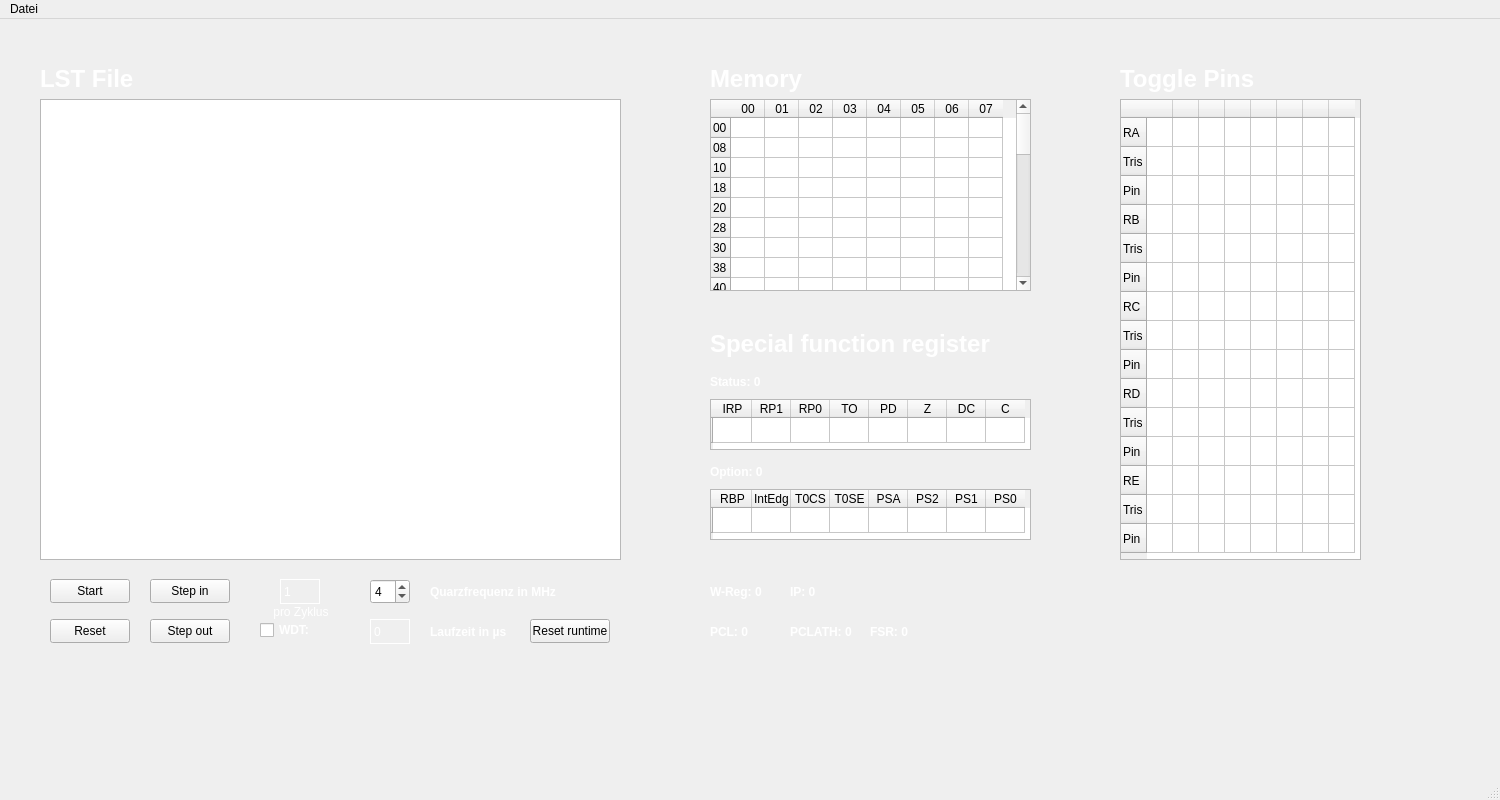
<?xml version="1.0" encoding="UTF-8"?>
<ui version="4.0">
 <class>MainWindow</class>
 <widget class="QMainWindow" name="MainWindow">
  <property name="geometry">
   <rect>
    <x>0</x>
    <y>0</y>
    <width>1500</width>
    <height>800</height>
   </rect>
  </property>
  <property name="minimumSize">
   <size>
    <width>0</width>
    <height>693</height>
   </size>
  </property>
  <property name="windowTitle">
   <string>MainWindow</string>
  </property>
  <widget class="QWidget" name="centralwidget">
   <widget class="QTextBrowser" name="displayfile">
    <property name="geometry">
     <rect>
      <x>40</x>
      <y>80</y>
      <width>581</width>
      <height>461</height>
     </rect>
    </property>
   </widget>
   <widget class="QPushButton" name="start_button">
    <property name="geometry">
     <rect>
      <x>50</x>
      <y>560</y>
      <width>80</width>
      <height>24</height>
     </rect>
    </property>
    <property name="text">
     <string>Start</string>
    </property>
   </widget>
   <widget class="QPushButton" name="step_in_button">
    <property name="geometry">
     <rect>
      <x>150</x>
      <y>560</y>
      <width>80</width>
      <height>24</height>
     </rect>
    </property>
    <property name="text">
     <string>Step in</string>
    </property>
   </widget>
   <widget class="QPushButton" name="step_out_button">
    <property name="geometry">
     <rect>
      <x>150</x>
      <y>600</y>
      <width>80</width>
      <height>24</height>
     </rect>
    </property>
    <property name="text">
     <string>Step out</string>
    </property>
   </widget>
   <widget class="QPushButton" name="reset_button">
    <property name="geometry">
     <rect>
      <x>50</x>
      <y>600</y>
      <width>80</width>
      <height>24</height>
     </rect>
    </property>
    <property name="text">
     <string>Reset</string>
    </property>
   </widget>
   <widget class="QSpinBox" name="quarzfrequenz_spinBox">
    <property name="geometry">
     <rect>
      <x>370</x>
      <y>560</y>
      <width>40</width>
      <height>25</height>
     </rect>
    </property>
    <property name="minimum">
     <number>1</number>
    </property>
    <property name="maximum">
     <number>12</number>
    </property>
    <property name="value">
     <number>4</number>
    </property>
   </widget>
   <widget class="QLabel" name="quarzfrequenz_label">
    <property name="geometry">
     <rect>
      <x>430</x>
      <y>560</y>
      <width>131</width>
      <height>25</height>
     </rect>
    </property>
    <property name="palette">
     <palette>
      <active>
       <colorrole role="WindowText">
        <brush brushstyle="SolidPattern">
         <color alpha="255">
          <red>255</red>
          <green>255</green>
          <blue>255</blue>
         </color>
        </brush>
       </colorrole>
      </active>
      <inactive>
       <colorrole role="WindowText">
        <brush brushstyle="SolidPattern">
         <color alpha="255">
          <red>255</red>
          <green>255</green>
          <blue>255</blue>
         </color>
        </brush>
       </colorrole>
      </inactive>
      <disabled/>
     </palette>
    </property>
    <property name="font">
     <font>
      <bold>true</bold>
     </font>
    </property>
    <property name="lineWidth">
     <number>4</number>
    </property>
    <property name="text">
     <string>Quarzfrequenz in MHz</string>
    </property>
   </widget>
   <widget class="QTableWidget" name="memory_table">
    <property name="geometry">
     <rect>
      <x>710</x>
      <y>80</y>
      <width>321</width>
      <height>192</height>
     </rect>
    </property>
    <property name="font">
     <font>
      <kerning>true</kerning>
     </font>
    </property>
    <property name="rowCount">
     <number>32</number>
    </property>
    <property name="columnCount">
     <number>8</number>
    </property>
    <attribute name="horizontalHeaderMinimumSectionSize">
     <number>33</number>
    </attribute>
    <attribute name="horizontalHeaderDefaultSectionSize">
     <number>34</number>
    </attribute>
    <attribute name="verticalHeaderDefaultSectionSize">
     <number>20</number>
    </attribute>
    <row>
     <property name="text">
      <string>00</string>
     </property>
    </row>
    <row>
     <property name="text">
      <string>08</string>
     </property>
    </row>
    <row>
     <property name="text">
      <string>10</string>
     </property>
    </row>
    <row>
     <property name="text">
      <string>18</string>
     </property>
    </row>
    <row>
     <property name="text">
      <string>20</string>
     </property>
    </row>
    <row>
     <property name="text">
      <string>28</string>
     </property>
    </row>
    <row>
     <property name="text">
      <string>30</string>
     </property>
    </row>
    <row>
     <property name="text">
      <string>38</string>
     </property>
    </row>
    <row>
     <property name="text">
      <string>40</string>
     </property>
    </row>
    <row>
     <property name="text">
      <string>48</string>
     </property>
    </row>
    <row>
     <property name="text">
      <string>50</string>
     </property>
    </row>
    <row>
     <property name="text">
      <string>58</string>
     </property>
    </row>
    <row>
     <property name="text">
      <string>60</string>
     </property>
    </row>
    <row>
     <property name="text">
      <string>68</string>
     </property>
    </row>
    <row>
     <property name="text">
      <string>70</string>
     </property>
    </row>
    <row>
     <property name="text">
      <string>78</string>
     </property>
    </row>
    <row>
     <property name="text">
      <string>80</string>
     </property>
    </row>
    <row>
     <property name="text">
      <string>88</string>
     </property>
    </row>
    <row>
     <property name="text">
      <string>90</string>
     </property>
    </row>
    <row>
     <property name="text">
      <string>98</string>
     </property>
    </row>
    <row>
     <property name="text">
      <string>A0</string>
     </property>
    </row>
    <row>
     <property name="text">
      <string>A8</string>
     </property>
    </row>
    <row>
     <property name="text">
      <string>B0</string>
     </property>
    </row>
    <row>
     <property name="text">
      <string>B8</string>
     </property>
    </row>
    <row>
     <property name="text">
      <string>C0</string>
     </property>
    </row>
    <row>
     <property name="text">
      <string>C8</string>
     </property>
    </row>
    <row>
     <property name="text">
      <string>D0</string>
     </property>
    </row>
    <row>
     <property name="text">
      <string>D8</string>
     </property>
    </row>
    <row>
     <property name="text">
      <string>E0</string>
     </property>
    </row>
    <row>
     <property name="text">
      <string>E8</string>
     </property>
    </row>
    <row>
     <property name="text">
      <string>F0</string>
     </property>
    </row>
    <row>
     <property name="text">
      <string>F8</string>
     </property>
    </row>
    <column>
     <property name="text">
      <string>00</string>
     </property>
    </column>
    <column>
     <property name="text">
      <string>01</string>
     </property>
    </column>
    <column>
     <property name="text">
      <string>02</string>
     </property>
    </column>
    <column>
     <property name="text">
      <string>03</string>
     </property>
    </column>
    <column>
     <property name="text">
      <string>04</string>
     </property>
    </column>
    <column>
     <property name="text">
      <string>05</string>
     </property>
    </column>
    <column>
     <property name="text">
      <string>06</string>
     </property>
    </column>
    <column>
     <property name="text">
      <string>07</string>
     </property>
    </column>
   </widget>
   <widget class="QTableWidget" name="pin_table">
    <property name="geometry">
     <rect>
      <x>1120</x>
      <y>80</y>
      <width>241</width>
      <height>461</height>
     </rect>
    </property>
    <property name="rowCount">
     <number>15</number>
    </property>
    <property name="columnCount">
     <number>8</number>
    </property>
    <attribute name="horizontalHeaderMinimumSectionSize">
     <number>20</number>
    </attribute>
    <attribute name="horizontalHeaderDefaultSectionSize">
     <number>26</number>
    </attribute>
    <attribute name="verticalHeaderDefaultSectionSize">
     <number>29</number>
    </attribute>
    <row>
     <property name="text">
      <string>RA</string>
     </property>
    </row>
    <row>
     <property name="text">
      <string>Tris</string>
     </property>
    </row>
    <row>
     <property name="text">
      <string>Pin</string>
     </property>
    </row>
    <row>
     <property name="text">
      <string>RB</string>
     </property>
    </row>
    <row>
     <property name="text">
      <string>Tris</string>
     </property>
    </row>
    <row>
     <property name="text">
      <string>Pin</string>
     </property>
    </row>
    <row>
     <property name="text">
      <string>RC</string>
     </property>
    </row>
    <row>
     <property name="text">
      <string>Tris</string>
     </property>
    </row>
    <row>
     <property name="text">
      <string>Pin</string>
     </property>
    </row>
    <row>
     <property name="text">
      <string>RD</string>
     </property>
    </row>
    <row>
     <property name="text">
      <string>Tris</string>
     </property>
    </row>
    <row>
     <property name="text">
      <string>Pin</string>
     </property>
    </row>
    <row>
     <property name="text">
      <string>RE</string>
     </property>
    </row>
    <row>
     <property name="text">
      <string>Tris</string>
     </property>
    </row>
    <row>
     <property name="text">
      <string>Pin</string>
     </property>
    </row>
    <column>
     <property name="text">
      <string/>
     </property>
    </column>
    <column>
     <property name="text">
      <string/>
     </property>
    </column>
    <column>
     <property name="text">
      <string/>
     </property>
    </column>
    <column>
     <property name="text">
      <string/>
     </property>
    </column>
    <column>
     <property name="text">
      <string/>
     </property>
    </column>
    <column>
     <property name="text">
      <string/>
     </property>
    </column>
    <column>
     <property name="text">
      <string/>
     </property>
    </column>
    <column>
     <property name="text">
      <string/>
     </property>
    </column>
   </widget>
   <widget class="QLabel" name="runtime_text_label">
    <property name="geometry">
     <rect>
      <x>430</x>
      <y>600</y>
      <width>81</width>
      <height>25</height>
     </rect>
    </property>
    <property name="palette">
     <palette>
      <active>
       <colorrole role="WindowText">
        <brush brushstyle="SolidPattern">
         <color alpha="255">
          <red>255</red>
          <green>255</green>
          <blue>255</blue>
         </color>
        </brush>
       </colorrole>
      </active>
      <inactive>
       <colorrole role="WindowText">
        <brush brushstyle="SolidPattern">
         <color alpha="255">
          <red>255</red>
          <green>255</green>
          <blue>255</blue>
         </color>
        </brush>
       </colorrole>
      </inactive>
      <disabled/>
     </palette>
    </property>
    <property name="font">
     <font>
      <bold>true</bold>
     </font>
    </property>
    <property name="text">
     <string>Laufzeit in µs</string>
    </property>
   </widget>
   <widget class="QLabel" name="runtime_label">
    <property name="geometry">
     <rect>
      <x>370</x>
      <y>600</y>
      <width>40</width>
      <height>25</height>
     </rect>
    </property>
    <property name="palette">
     <palette>
      <active>
       <colorrole role="WindowText">
        <brush brushstyle="SolidPattern">
         <color alpha="255">
          <red>255</red>
          <green>255</green>
          <blue>255</blue>
         </color>
        </brush>
       </colorrole>
       <colorrole role="Window">
        <brush brushstyle="SolidPattern">
         <color alpha="255">
          <red>255</red>
          <green>255</green>
          <blue>255</blue>
         </color>
        </brush>
       </colorrole>
       <colorrole role="AlternateBase">
        <brush brushstyle="SolidPattern">
         <color alpha="255">
          <red>255</red>
          <green>255</green>
          <blue>255</blue>
         </color>
        </brush>
       </colorrole>
      </active>
      <inactive>
       <colorrole role="WindowText">
        <brush brushstyle="SolidPattern">
         <color alpha="255">
          <red>255</red>
          <green>255</green>
          <blue>255</blue>
         </color>
        </brush>
       </colorrole>
       <colorrole role="Window">
        <brush brushstyle="SolidPattern">
         <color alpha="255">
          <red>255</red>
          <green>255</green>
          <blue>255</blue>
         </color>
        </brush>
       </colorrole>
       <colorrole role="AlternateBase">
        <brush brushstyle="SolidPattern">
         <color alpha="255">
          <red>255</red>
          <green>255</green>
          <blue>255</blue>
         </color>
        </brush>
       </colorrole>
      </inactive>
      <disabled>
       <colorrole role="Base">
        <brush brushstyle="SolidPattern">
         <color alpha="255">
          <red>255</red>
          <green>255</green>
          <blue>255</blue>
         </color>
        </brush>
       </colorrole>
       <colorrole role="Window">
        <brush brushstyle="SolidPattern">
         <color alpha="255">
          <red>255</red>
          <green>255</green>
          <blue>255</blue>
         </color>
        </brush>
       </colorrole>
       <colorrole role="AlternateBase">
        <brush brushstyle="SolidPattern">
         <color alpha="255">
          <red>255</red>
          <green>255</green>
          <blue>255</blue>
         </color>
        </brush>
       </colorrole>
      </disabled>
     </palette>
    </property>
    <property name="frameShape">
     <enum>QFrame::Box</enum>
    </property>
    <property name="text">
     <string>0</string>
    </property>
   </widget>
   <widget class="QPushButton" name="reset_runtime_button">
    <property name="geometry">
     <rect>
      <x>530</x>
      <y>600</y>
      <width>80</width>
      <height>24</height>
     </rect>
    </property>
    <property name="text">
     <string>Reset runtime</string>
    </property>
   </widget>
   <widget class="QLabel" name="time_for_command_label">
    <property name="geometry">
     <rect>
      <x>280</x>
      <y>560</y>
      <width>40</width>
      <height>25</height>
     </rect>
    </property>
    <property name="palette">
     <palette>
      <active>
       <colorrole role="WindowText">
        <brush brushstyle="SolidPattern">
         <color alpha="255">
          <red>255</red>
          <green>255</green>
          <blue>255</blue>
         </color>
        </brush>
       </colorrole>
       <colorrole role="Window">
        <brush brushstyle="SolidPattern">
         <color alpha="255">
          <red>255</red>
          <green>255</green>
          <blue>255</blue>
         </color>
        </brush>
       </colorrole>
      </active>
      <inactive>
       <colorrole role="WindowText">
        <brush brushstyle="SolidPattern">
         <color alpha="255">
          <red>255</red>
          <green>255</green>
          <blue>255</blue>
         </color>
        </brush>
       </colorrole>
       <colorrole role="Window">
        <brush brushstyle="SolidPattern">
         <color alpha="255">
          <red>255</red>
          <green>255</green>
          <blue>255</blue>
         </color>
        </brush>
       </colorrole>
      </inactive>
      <disabled>
       <colorrole role="Base">
        <brush brushstyle="SolidPattern">
         <color alpha="255">
          <red>255</red>
          <green>255</green>
          <blue>255</blue>
         </color>
        </brush>
       </colorrole>
       <colorrole role="Window">
        <brush brushstyle="SolidPattern">
         <color alpha="255">
          <red>255</red>
          <green>255</green>
          <blue>255</blue>
         </color>
        </brush>
       </colorrole>
      </disabled>
     </palette>
    </property>
    <property name="frameShape">
     <enum>QFrame::Box</enum>
    </property>
    <property name="text">
     <string>1</string>
    </property>
    <property name="textFormat">
     <enum>Qt::PlainText</enum>
    </property>
   </widget>
   <widget class="QLabel" name="time_command_label">
    <property name="geometry">
     <rect>
      <x>270</x>
      <y>580</y>
      <width>65</width>
      <height>25</height>
     </rect>
    </property>
    <property name="palette">
     <palette>
      <active>
       <colorrole role="WindowText">
        <brush brushstyle="SolidPattern">
         <color alpha="255">
          <red>255</red>
          <green>255</green>
          <blue>255</blue>
         </color>
        </brush>
       </colorrole>
      </active>
      <inactive>
       <colorrole role="WindowText">
        <brush brushstyle="SolidPattern">
         <color alpha="255">
          <red>255</red>
          <green>255</green>
          <blue>255</blue>
         </color>
        </brush>
       </colorrole>
      </inactive>
      <disabled/>
     </palette>
    </property>
    <property name="text">
     <string> pro Zyklus</string>
    </property>
   </widget>
   <widget class="QLabel" name="file_label">
    <property name="geometry">
     <rect>
      <x>40</x>
      <y>44</y>
      <width>121</width>
      <height>31</height>
     </rect>
    </property>
    <property name="palette">
     <palette>
      <active>
       <colorrole role="WindowText">
        <brush brushstyle="SolidPattern">
         <color alpha="255">
          <red>255</red>
          <green>255</green>
          <blue>255</blue>
         </color>
        </brush>
       </colorrole>
       <colorrole role="Text">
        <brush brushstyle="SolidPattern">
         <color alpha="255">
          <red>0</red>
          <green>0</green>
          <blue>0</blue>
         </color>
        </brush>
       </colorrole>
      </active>
      <inactive>
       <colorrole role="WindowText">
        <brush brushstyle="SolidPattern">
         <color alpha="255">
          <red>255</red>
          <green>255</green>
          <blue>255</blue>
         </color>
        </brush>
       </colorrole>
       <colorrole role="Text">
        <brush brushstyle="SolidPattern">
         <color alpha="255">
          <red>0</red>
          <green>0</green>
          <blue>0</blue>
         </color>
        </brush>
       </colorrole>
      </inactive>
      <disabled/>
     </palette>
    </property>
    <property name="font">
     <font>
      <pointsize>18</pointsize>
      <bold>true</bold>
     </font>
    </property>
    <property name="lineWidth">
     <number>4</number>
    </property>
    <property name="text">
     <string>LST File</string>
    </property>
   </widget>
   <widget class="QLabel" name="memory_label">
    <property name="geometry">
     <rect>
      <x>710</x>
      <y>44</y>
      <width>121</width>
      <height>31</height>
     </rect>
    </property>
    <property name="palette">
     <palette>
      <active>
       <colorrole role="WindowText">
        <brush brushstyle="SolidPattern">
         <color alpha="255">
          <red>255</red>
          <green>255</green>
          <blue>255</blue>
         </color>
        </brush>
       </colorrole>
      </active>
      <inactive>
       <colorrole role="WindowText">
        <brush brushstyle="SolidPattern">
         <color alpha="255">
          <red>255</red>
          <green>255</green>
          <blue>255</blue>
         </color>
        </brush>
       </colorrole>
      </inactive>
      <disabled/>
     </palette>
    </property>
    <property name="font">
     <font>
      <pointsize>18</pointsize>
      <bold>true</bold>
     </font>
    </property>
    <property name="lineWidth">
     <number>4</number>
    </property>
    <property name="text">
     <string>Memory</string>
    </property>
   </widget>
   <widget class="QLabel" name="toggle_pins_label">
    <property name="geometry">
     <rect>
      <x>1120</x>
      <y>44</y>
      <width>141</width>
      <height>31</height>
     </rect>
    </property>
    <property name="palette">
     <palette>
      <active>
       <colorrole role="WindowText">
        <brush brushstyle="SolidPattern">
         <color alpha="255">
          <red>255</red>
          <green>255</green>
          <blue>255</blue>
         </color>
        </brush>
       </colorrole>
      </active>
      <inactive>
       <colorrole role="WindowText">
        <brush brushstyle="SolidPattern">
         <color alpha="255">
          <red>255</red>
          <green>255</green>
          <blue>255</blue>
         </color>
        </brush>
       </colorrole>
      </inactive>
      <disabled/>
     </palette>
    </property>
    <property name="font">
     <font>
      <pointsize>18</pointsize>
      <bold>true</bold>
     </font>
    </property>
    <property name="lineWidth">
     <number>4</number>
    </property>
    <property name="text">
     <string>Toggle Pins</string>
    </property>
   </widget>
   <widget class="QLabel" name="special_function_register_label">
    <property name="geometry">
     <rect>
      <x>710</x>
      <y>304</y>
      <width>321</width>
      <height>41</height>
     </rect>
    </property>
    <property name="palette">
     <palette>
      <active>
       <colorrole role="WindowText">
        <brush brushstyle="SolidPattern">
         <color alpha="255">
          <red>255</red>
          <green>255</green>
          <blue>255</blue>
         </color>
        </brush>
       </colorrole>
      </active>
      <inactive>
       <colorrole role="WindowText">
        <brush brushstyle="SolidPattern">
         <color alpha="255">
          <red>255</red>
          <green>255</green>
          <blue>255</blue>
         </color>
        </brush>
       </colorrole>
      </inactive>
      <disabled/>
     </palette>
    </property>
    <property name="font">
     <font>
      <pointsize>18</pointsize>
      <bold>true</bold>
     </font>
    </property>
    <property name="lineWidth">
     <number>4</number>
    </property>
    <property name="text">
     <string>Special function register</string>
    </property>
   </widget>
   <widget class="QTableWidget" name="status_register">
    <property name="geometry">
     <rect>
      <x>710</x>
      <y>380</y>
      <width>321</width>
      <height>51</height>
     </rect>
    </property>
    <attribute name="horizontalHeaderMinimumSectionSize">
     <number>10</number>
    </attribute>
    <attribute name="horizontalHeaderDefaultSectionSize">
     <number>39</number>
    </attribute>
    <attribute name="verticalHeaderMinimumSectionSize">
     <number>15</number>
    </attribute>
    <attribute name="verticalHeaderDefaultSectionSize">
     <number>25</number>
    </attribute>
    <row>
     <property name="text">
      <string/>
     </property>
    </row>
    <column>
     <property name="text">
      <string>IRP</string>
     </property>
    </column>
    <column>
     <property name="text">
      <string>RP1</string>
     </property>
    </column>
    <column>
     <property name="text">
      <string>RP0</string>
     </property>
    </column>
    <column>
     <property name="text">
      <string>TO</string>
     </property>
    </column>
    <column>
     <property name="text">
      <string>PD</string>
     </property>
    </column>
    <column>
     <property name="text">
      <string>Z</string>
     </property>
    </column>
    <column>
     <property name="text">
      <string>DC</string>
     </property>
    </column>
    <column>
     <property name="text">
      <string>C</string>
     </property>
    </column>
   </widget>
   <widget class="QLabel" name="status_register_label">
    <property name="geometry">
     <rect>
      <x>710</x>
      <y>350</y>
      <width>81</width>
      <height>25</height>
     </rect>
    </property>
    <property name="palette">
     <palette>
      <active>
       <colorrole role="WindowText">
        <brush brushstyle="SolidPattern">
         <color alpha="255">
          <red>255</red>
          <green>255</green>
          <blue>255</blue>
         </color>
        </brush>
       </colorrole>
      </active>
      <inactive>
       <colorrole role="WindowText">
        <brush brushstyle="SolidPattern">
         <color alpha="255">
          <red>255</red>
          <green>255</green>
          <blue>255</blue>
         </color>
        </brush>
       </colorrole>
      </inactive>
      <disabled/>
     </palette>
    </property>
    <property name="font">
     <font>
      <bold>true</bold>
     </font>
    </property>
    <property name="text">
     <string>Status: 0</string>
    </property>
   </widget>
   <widget class="QTableWidget" name="option_register">
    <property name="geometry">
     <rect>
      <x>710</x>
      <y>470</y>
      <width>321</width>
      <height>51</height>
     </rect>
    </property>
    <property name="font">
     <font>
      <pointsize>9</pointsize>
     </font>
    </property>
    <attribute name="horizontalHeaderMinimumSectionSize">
     <number>15</number>
    </attribute>
    <attribute name="horizontalHeaderDefaultSectionSize">
     <number>39</number>
    </attribute>
    <attribute name="verticalHeaderDefaultSectionSize">
     <number>25</number>
    </attribute>
    <row>
     <property name="text">
      <string/>
     </property>
    </row>
    <column>
     <property name="text">
      <string>RBP</string>
     </property>
    </column>
    <column>
     <property name="text">
      <string>IntEdg</string>
     </property>
    </column>
    <column>
     <property name="text">
      <string>T0CS</string>
     </property>
    </column>
    <column>
     <property name="text">
      <string>T0SE</string>
     </property>
    </column>
    <column>
     <property name="text">
      <string>PSA</string>
     </property>
    </column>
    <column>
     <property name="text">
      <string>PS2</string>
     </property>
    </column>
    <column>
     <property name="text">
      <string>PS1</string>
     </property>
    </column>
    <column>
     <property name="text">
      <string>PS0</string>
     </property>
    </column>
   </widget>
   <widget class="QLabel" name="option_register_label">
    <property name="geometry">
     <rect>
      <x>710</x>
      <y>440</y>
      <width>81</width>
      <height>25</height>
     </rect>
    </property>
    <property name="palette">
     <palette>
      <active>
       <colorrole role="WindowText">
        <brush brushstyle="SolidPattern">
         <color alpha="255">
          <red>255</red>
          <green>255</green>
          <blue>255</blue>
         </color>
        </brush>
       </colorrole>
      </active>
      <inactive>
       <colorrole role="WindowText">
        <brush brushstyle="SolidPattern">
         <color alpha="255">
          <red>255</red>
          <green>255</green>
          <blue>255</blue>
         </color>
        </brush>
       </colorrole>
      </inactive>
      <disabled/>
     </palette>
    </property>
    <property name="font">
     <font>
      <bold>true</bold>
     </font>
    </property>
    <property name="text">
     <string>Option: 0</string>
    </property>
   </widget>
   <widget class="QLabel" name="w_register_label">
    <property name="geometry">
     <rect>
      <x>710</x>
      <y>560</y>
      <width>71</width>
      <height>25</height>
     </rect>
    </property>
    <property name="palette">
     <palette>
      <active>
       <colorrole role="WindowText">
        <brush brushstyle="SolidPattern">
         <color alpha="255">
          <red>255</red>
          <green>255</green>
          <blue>255</blue>
         </color>
        </brush>
       </colorrole>
      </active>
      <inactive>
       <colorrole role="WindowText">
        <brush brushstyle="SolidPattern">
         <color alpha="255">
          <red>255</red>
          <green>255</green>
          <blue>255</blue>
         </color>
        </brush>
       </colorrole>
      </inactive>
      <disabled/>
     </palette>
    </property>
    <property name="font">
     <font>
      <bold>true</bold>
     </font>
    </property>
    <property name="text">
     <string>W-Reg: 0</string>
    </property>
   </widget>
   <widget class="QLabel" name="ip_label">
    <property name="geometry">
     <rect>
      <x>790</x>
      <y>560</y>
      <width>71</width>
      <height>25</height>
     </rect>
    </property>
    <property name="palette">
     <palette>
      <active>
       <colorrole role="WindowText">
        <brush brushstyle="SolidPattern">
         <color alpha="255">
          <red>255</red>
          <green>255</green>
          <blue>255</blue>
         </color>
        </brush>
       </colorrole>
      </active>
      <inactive>
       <colorrole role="WindowText">
        <brush brushstyle="SolidPattern">
         <color alpha="255">
          <red>255</red>
          <green>255</green>
          <blue>255</blue>
         </color>
        </brush>
       </colorrole>
      </inactive>
      <disabled/>
     </palette>
    </property>
    <property name="font">
     <font>
      <bold>true</bold>
     </font>
    </property>
    <property name="text">
     <string>IP: 0</string>
    </property>
   </widget>
   <widget class="QLabel" name="pcl_label">
    <property name="geometry">
     <rect>
      <x>710</x>
      <y>600</y>
      <width>71</width>
      <height>25</height>
     </rect>
    </property>
    <property name="palette">
     <palette>
      <active>
       <colorrole role="WindowText">
        <brush brushstyle="SolidPattern">
         <color alpha="255">
          <red>255</red>
          <green>255</green>
          <blue>255</blue>
         </color>
        </brush>
       </colorrole>
      </active>
      <inactive>
       <colorrole role="WindowText">
        <brush brushstyle="SolidPattern">
         <color alpha="255">
          <red>255</red>
          <green>255</green>
          <blue>255</blue>
         </color>
        </brush>
       </colorrole>
      </inactive>
      <disabled/>
     </palette>
    </property>
    <property name="font">
     <font>
      <bold>true</bold>
     </font>
    </property>
    <property name="text">
     <string>PCL: 0</string>
    </property>
   </widget>
   <widget class="QLabel" name="pclath_label">
    <property name="geometry">
     <rect>
      <x>790</x>
      <y>600</y>
      <width>71</width>
      <height>25</height>
     </rect>
    </property>
    <property name="palette">
     <palette>
      <active>
       <colorrole role="WindowText">
        <brush brushstyle="SolidPattern">
         <color alpha="255">
          <red>255</red>
          <green>255</green>
          <blue>255</blue>
         </color>
        </brush>
       </colorrole>
      </active>
      <inactive>
       <colorrole role="WindowText">
        <brush brushstyle="SolidPattern">
         <color alpha="255">
          <red>255</red>
          <green>255</green>
          <blue>255</blue>
         </color>
        </brush>
       </colorrole>
      </inactive>
      <disabled/>
     </palette>
    </property>
    <property name="font">
     <font>
      <bold>true</bold>
     </font>
    </property>
    <property name="text">
     <string>PCLATH: 0</string>
    </property>
   </widget>
   <widget class="QLabel" name="fsr_label">
    <property name="geometry">
     <rect>
      <x>870</x>
      <y>600</y>
      <width>71</width>
      <height>25</height>
     </rect>
    </property>
    <property name="palette">
     <palette>
      <active>
       <colorrole role="WindowText">
        <brush brushstyle="SolidPattern">
         <color alpha="255">
          <red>255</red>
          <green>255</green>
          <blue>255</blue>
         </color>
        </brush>
       </colorrole>
      </active>
      <inactive>
       <colorrole role="WindowText">
        <brush brushstyle="SolidPattern">
         <color alpha="255">
          <red>255</red>
          <green>255</green>
          <blue>255</blue>
         </color>
        </brush>
       </colorrole>
      </inactive>
      <disabled/>
     </palette>
    </property>
    <property name="font">
     <font>
      <bold>true</bold>
     </font>
    </property>
    <property name="text">
     <string>FSR: 0</string>
    </property>
   </widget>
   <widget class="QCheckBox" name="wdt_checkbox">
    <property name="geometry">
     <rect>
      <x>260</x>
      <y>600</y>
      <width>81</width>
      <height>22</height>
     </rect>
    </property>
    <property name="palette">
     <palette>
      <active>
       <colorrole role="WindowText">
        <brush brushstyle="SolidPattern">
         <color alpha="255">
          <red>255</red>
          <green>255</green>
          <blue>255</blue>
         </color>
        </brush>
       </colorrole>
      </active>
      <inactive>
       <colorrole role="WindowText">
        <brush brushstyle="SolidPattern">
         <color alpha="255">
          <red>255</red>
          <green>255</green>
          <blue>255</blue>
         </color>
        </brush>
       </colorrole>
      </inactive>
      <disabled/>
     </palette>
    </property>
    <property name="font">
     <font>
      <bold>true</bold>
     </font>
    </property>
    <property name="text">
     <string>WDT: </string>
    </property>
   </widget>
  </widget>
  <widget class="QMenuBar" name="menubar">
   <property name="geometry">
    <rect>
     <x>0</x>
     <y>0</y>
     <width>1500</width>
     <height>21</height>
    </rect>
   </property>
   <widget class="QMenu" name="menuDatei">
    <property name="title">
     <string>Datei</string>
    </property>
    <addaction name="open_file"/>
   </widget>
   <addaction name="menuDatei"/>
  </widget>
  <widget class="QStatusBar" name="statusbar"/>
  <action name="open_file">
   <property name="text">
    <string>Datei öffnen</string>
   </property>
  </action>
 </widget>
 <resources/>
 <connections/>
</ui>
